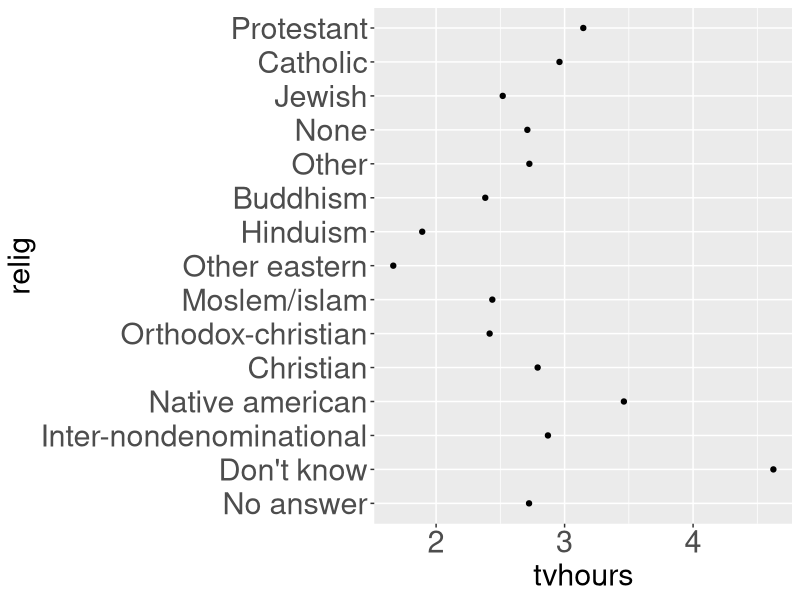
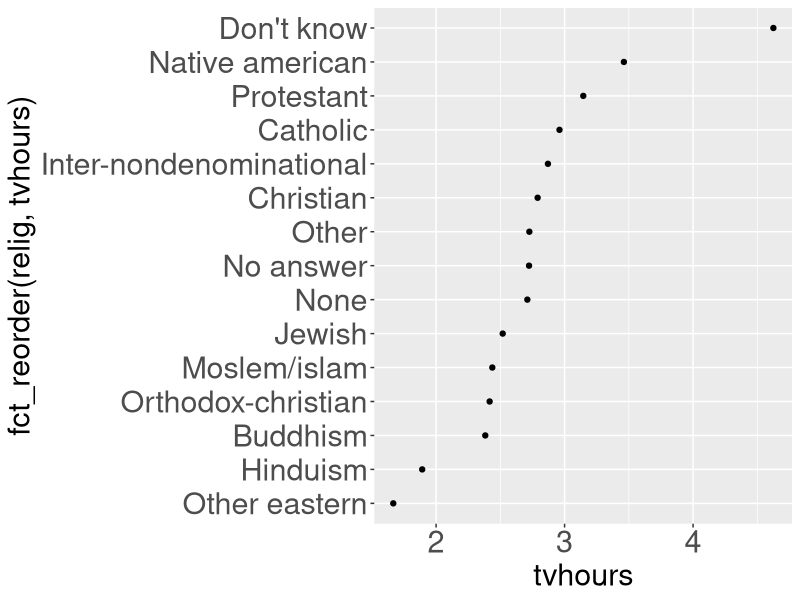
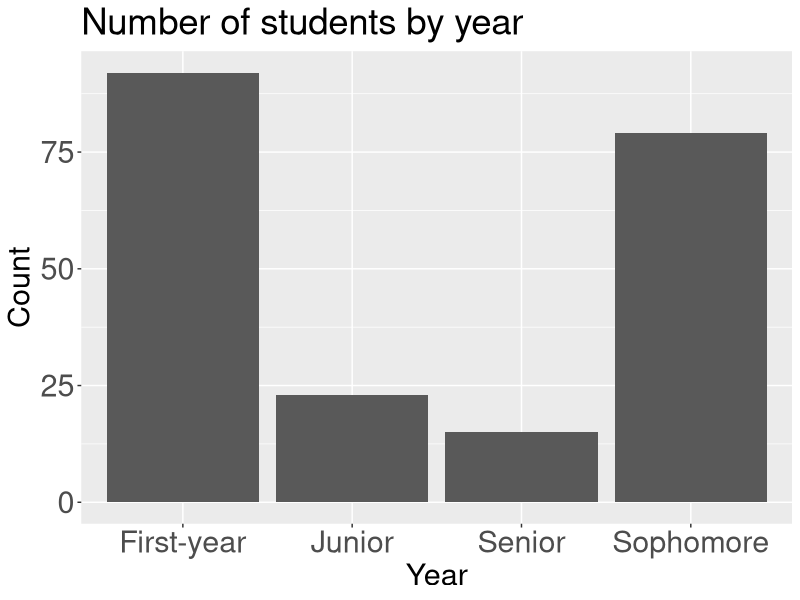
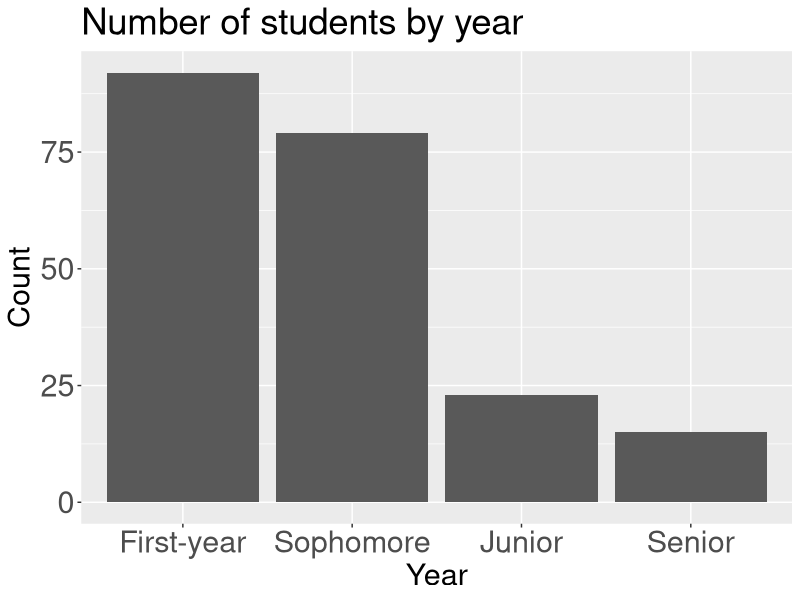

The R script that drew these images, in order:
## ---- chunk 1
#| label: load-libraries
#| echo: false
library(tidyverse)
library(knitr)
## ---- chunk 2
#| label: create-tibble
#| echo: true
library(tidyverse)
library(knitr)

df <- tibble(
  col_1 = c("A", "A", "A", "B", "B"),
  col_2 = c("X", "Y", "X", "X", "Y"),
  col_3 = c(1, 2, 3, 4, 5)
)

df #this is used to display the data frame

## ---- chunk 3
#| label: mutate-no-group-with-result
#| echo: true

df |>
  mutate(med_col_3 = median(col_3))

## ---- chunk 4
#| label: summ-no-group-with-result
#| echo: true

df |>
  summarize(med_col_3 = median(col_3))
## ---- chunk 5
#| label: df-assignment-show
#| echo: true

df 
## ---- chunk 6
#| echo: false

df <- tibble(
  ppl = c("person1", "person2"),
  Mon = c(8, 7),
  Tues = c(7, 5),
  Weds = c(6, 4),
  Thurs = c(10, 6),
  Fri = c(8, 7)
)

kable(df)
## ---- chunk 7
#| echo: false

df_longer <- df |>
  pivot_longer(
    cols = -ppl,
    names_to = "day",
    values_to = "hours"
  )

kable(df_longer)

## ---- chunk 8
#| echo: true

df_longer <- df |>
  pivot_longer(
    cols = -ppl,
    names_to = "day",
    values_to = "hours"
  )
## ---- chunk 9
#| echo: true

x <- tibble(
  id = c(1, 2, 3),
  value_x = c("x1", "x2", "x3")
  )

x
## ---- chunk 10
#| echo: true

y <- tibble(
  id = c(1, 2, 4),
  value_y = c("y1", "y2", "y4")
  )

y
## ---- chunk 11
#| echo: true

left_join(x, y)
## ---- chunk 12
#| echo: true

right_join(x, y)
## ---- chunk 13
#| echo: true

full_join(x, y)
## ---- chunk 14
#| echo: true

inner_join(x, y)
## ---- chunk 15
#| echo: false
relig_summary <- gss_cat |>
  group_by(relig) |>
  summarize(
    tvhours = mean(tvhours, na.rm = TRUE),
    n = n()
  )

ggplot(relig_summary, aes(x = tvhours, y = relig)) +
  geom_point() + 
  theme(axis.text = element_text(size=22),
        axis.title = element_text(size=22),
        title = element_text(size=22))
## ---- chunk 16
#| echo: false
ggplot(relig_summary, aes(x = tvhours, y = fct_reorder(relig, tvhours))) +
  geom_point() + 
  theme(axis.text = element_text(size=22),
        axis.title = element_text(size=22),
        title = element_text(size=22))
## ---- chunk 17
#| echo: false
survey <- read_csv("data/survey-2025-02-06.csv") |>
  rename(
    year = "What year are you?",
    tue_classes = "How many classes do you have on Tuesdays?"
  )
## ---- chunk 18
#| echo: false

ggplot(survey, aes(x = year)) +
  geom_bar() + 
  labs(
    title = "Number of students by year",
    x = "Year",
    y = "Count"
  ) + 
  theme(axis.text = element_text(size=22),
        axis.title = element_text(size=22),
        title = element_text(size=22))
## ---- chunk 19
#| echo: false

survey |>
  mutate(
    year = fct_relevel(year, "First-year", "Sophomore", "Junior", "Senior")
    ) |>
  ggplot(aes(x = year)) +
  geom_bar() + 
  labs(
    title = "Number of students by year",
    x = "Year",
    y = "Count"
  ) + 
  theme(axis.text = element_text(size=22),
        axis.title = element_text(size=22),
        title = element_text(size=22))
